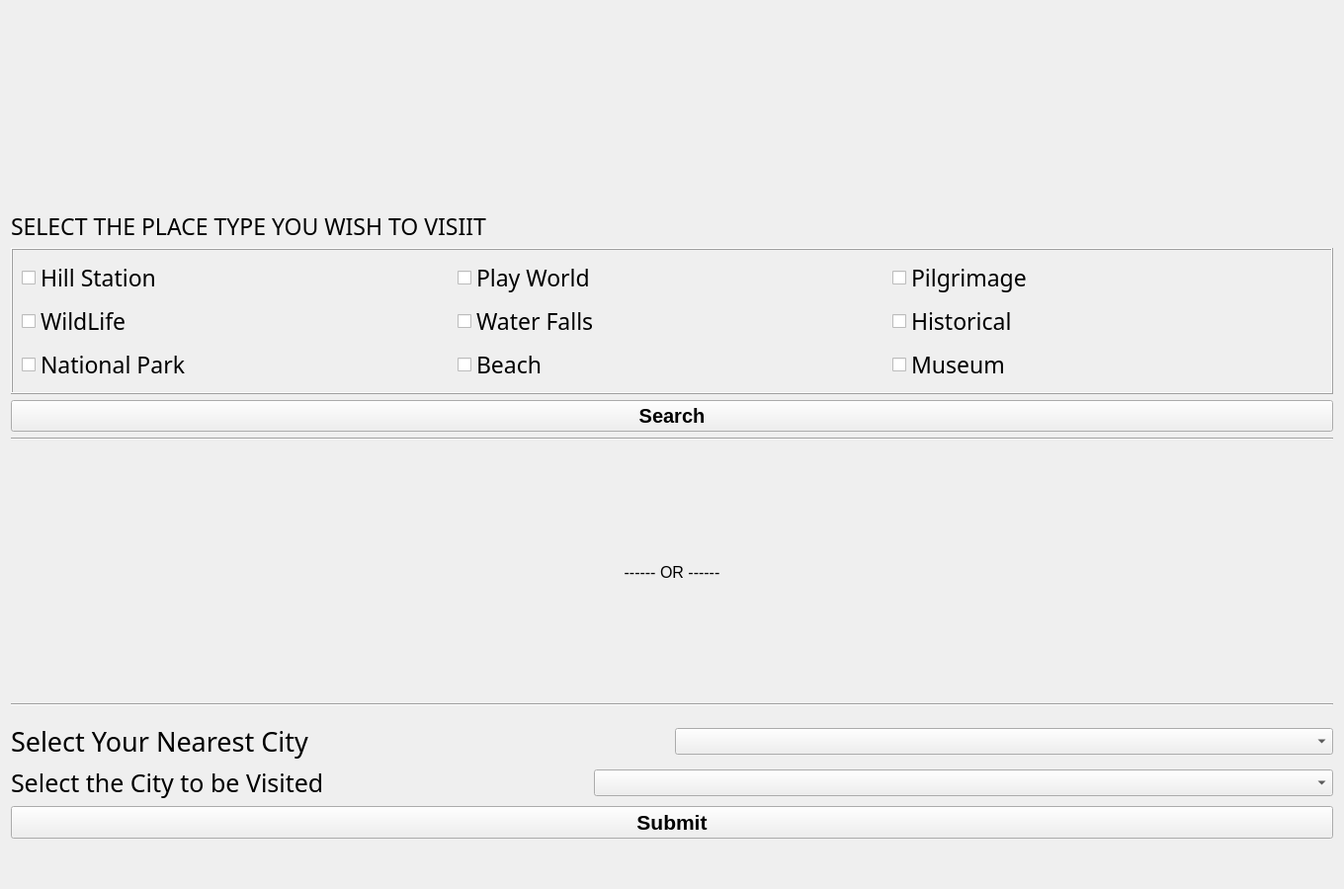
<?xml version="1.0" encoding="UTF-8"?>
<ui version="4.0">
 <class>VisitorSelection</class>
 <widget class="QWidget" name="VisitorSelection">
  <property name="geometry">
   <rect>
    <x>0</x>
    <y>0</y>
    <width>1360</width>
    <height>900</height>
   </rect>
  </property>
  <property name="windowTitle">
   <string>Form</string>
  </property>
  <layout class="QVBoxLayout" name="verticalLayout">
   <item>
    <layout class="QVBoxLayout" name="verticalLayout_6">
     <item>
      <layout class="QVBoxLayout" name="verticalLayout_2">
       <property name="topMargin">
        <number>10</number>
       </property>
       <property name="bottomMargin">
        <number>0</number>
       </property>
       <item>
        <widget class="QLabel" name="label_4">
         <property name="sizePolicy">
          <sizepolicy hsizetype="Minimum" vsizetype="Preferred">
           <horstretch>0</horstretch>
           <verstretch>0</verstretch>
          </sizepolicy>
         </property>
         <property name="minimumSize">
          <size>
           <width>0</width>
           <height>186</height>
          </size>
         </property>
         <property name="font">
          <font>
           <pointsize>12</pointsize>
          </font>
         </property>
         <property name="frameShape">
          <enum>QFrame::NoFrame</enum>
         </property>
         <property name="text">
          <string/>
         </property>
         <property name="pixmap">
          <pixmap>ImageFile/treepic.jpg</pixmap>
         </property>
         <property name="scaledContents">
          <bool>true</bool>
         </property>
         <property name="alignment">
          <set>Qt::AlignCenter</set>
         </property>
        </widget>
       </item>
       <item>
        <widget class="QLabel" name="label">
         <property name="sizePolicy">
          <sizepolicy hsizetype="MinimumExpanding" vsizetype="Preferred">
           <horstretch>0</horstretch>
           <verstretch>0</verstretch>
          </sizepolicy>
         </property>
         <property name="maximumSize">
          <size>
           <width>16777215</width>
           <height>85</height>
          </size>
         </property>
         <property name="palette">
          <palette>
           <active>
            <colorrole role="WindowText">
             <brush brushstyle="SolidPattern">
              <color alpha="255">
               <red>0</red>
               <green>0</green>
               <blue>0</blue>
              </color>
             </brush>
            </colorrole>
            <colorrole role="Button">
             <brush brushstyle="SolidPattern">
              <color alpha="255">
               <red>255</red>
               <green>115</green>
               <blue>80</blue>
              </color>
             </brush>
            </colorrole>
            <colorrole role="Light">
             <brush brushstyle="SolidPattern">
              <color alpha="255">
               <red>255</red>
               <green>217</green>
               <blue>208</blue>
              </color>
             </brush>
            </colorrole>
            <colorrole role="Midlight">
             <brush brushstyle="SolidPattern">
              <color alpha="255">
               <red>255</red>
               <green>166</green>
               <blue>144</blue>
              </color>
             </brush>
            </colorrole>
            <colorrole role="Dark">
             <brush brushstyle="SolidPattern">
              <color alpha="255">
               <red>127</red>
               <green>57</green>
               <blue>40</blue>
              </color>
             </brush>
            </colorrole>
            <colorrole role="Mid">
             <brush brushstyle="SolidPattern">
              <color alpha="255">
               <red>170</red>
               <green>76</green>
               <blue>53</blue>
              </color>
             </brush>
            </colorrole>
            <colorrole role="Text">
             <brush brushstyle="SolidPattern">
              <color alpha="255">
               <red>170</red>
               <green>85</green>
               <blue>46</blue>
              </color>
             </brush>
            </colorrole>
            <colorrole role="BrightText">
             <brush brushstyle="SolidPattern">
              <color alpha="255">
               <red>255</red>
               <green>255</green>
               <blue>255</blue>
              </color>
             </brush>
            </colorrole>
            <colorrole role="ButtonText">
             <brush brushstyle="SolidPattern">
              <color alpha="255">
               <red>0</red>
               <green>0</green>
               <blue>0</blue>
              </color>
             </brush>
            </colorrole>
            <colorrole role="Base">
             <brush brushstyle="SolidPattern">
              <color alpha="255">
               <red>255</red>
               <green>255</green>
               <blue>255</blue>
              </color>
             </brush>
            </colorrole>
            <colorrole role="Window">
             <brush brushstyle="SolidPattern">
              <color alpha="255">
               <red>255</red>
               <green>115</green>
               <blue>80</blue>
              </color>
             </brush>
            </colorrole>
            <colorrole role="Shadow">
             <brush brushstyle="SolidPattern">
              <color alpha="255">
               <red>0</red>
               <green>0</green>
               <blue>0</blue>
              </color>
             </brush>
            </colorrole>
            <colorrole role="AlternateBase">
             <brush brushstyle="SolidPattern">
              <color alpha="255">
               <red>255</red>
               <green>185</green>
               <blue>167</blue>
              </color>
             </brush>
            </colorrole>
            <colorrole role="ToolTipBase">
             <brush brushstyle="SolidPattern">
              <color alpha="255">
               <red>255</red>
               <green>255</green>
               <blue>220</blue>
              </color>
             </brush>
            </colorrole>
            <colorrole role="ToolTipText">
             <brush brushstyle="SolidPattern">
              <color alpha="255">
               <red>0</red>
               <green>0</green>
               <blue>0</blue>
              </color>
             </brush>
            </colorrole>
            <colorrole role="PlaceholderText">
             <brush brushstyle="SolidPattern">
              <color alpha="128">
               <red>170</red>
               <green>85</green>
               <blue>46</blue>
              </color>
             </brush>
            </colorrole>
           </active>
           <inactive>
            <colorrole role="WindowText">
             <brush brushstyle="SolidPattern">
              <color alpha="255">
               <red>0</red>
               <green>0</green>
               <blue>0</blue>
              </color>
             </brush>
            </colorrole>
            <colorrole role="Button">
             <brush brushstyle="SolidPattern">
              <color alpha="255">
               <red>255</red>
               <green>115</green>
               <blue>80</blue>
              </color>
             </brush>
            </colorrole>
            <colorrole role="Light">
             <brush brushstyle="SolidPattern">
              <color alpha="255">
               <red>255</red>
               <green>217</green>
               <blue>208</blue>
              </color>
             </brush>
            </colorrole>
            <colorrole role="Midlight">
             <brush brushstyle="SolidPattern">
              <color alpha="255">
               <red>255</red>
               <green>166</green>
               <blue>144</blue>
              </color>
             </brush>
            </colorrole>
            <colorrole role="Dark">
             <brush brushstyle="SolidPattern">
              <color alpha="255">
               <red>127</red>
               <green>57</green>
               <blue>40</blue>
              </color>
             </brush>
            </colorrole>
            <colorrole role="Mid">
             <brush brushstyle="SolidPattern">
              <color alpha="255">
               <red>170</red>
               <green>76</green>
               <blue>53</blue>
              </color>
             </brush>
            </colorrole>
            <colorrole role="Text">
             <brush brushstyle="SolidPattern">
              <color alpha="255">
               <red>170</red>
               <green>85</green>
               <blue>46</blue>
              </color>
             </brush>
            </colorrole>
            <colorrole role="BrightText">
             <brush brushstyle="SolidPattern">
              <color alpha="255">
               <red>255</red>
               <green>255</green>
               <blue>255</blue>
              </color>
             </brush>
            </colorrole>
            <colorrole role="ButtonText">
             <brush brushstyle="SolidPattern">
              <color alpha="255">
               <red>0</red>
               <green>0</green>
               <blue>0</blue>
              </color>
             </brush>
            </colorrole>
            <colorrole role="Base">
             <brush brushstyle="SolidPattern">
              <color alpha="255">
               <red>255</red>
               <green>255</green>
               <blue>255</blue>
              </color>
             </brush>
            </colorrole>
            <colorrole role="Window">
             <brush brushstyle="SolidPattern">
              <color alpha="255">
               <red>255</red>
               <green>115</green>
               <blue>80</blue>
              </color>
             </brush>
            </colorrole>
            <colorrole role="Shadow">
             <brush brushstyle="SolidPattern">
              <color alpha="255">
               <red>0</red>
               <green>0</green>
               <blue>0</blue>
              </color>
             </brush>
            </colorrole>
            <colorrole role="AlternateBase">
             <brush brushstyle="SolidPattern">
              <color alpha="255">
               <red>255</red>
               <green>185</green>
               <blue>167</blue>
              </color>
             </brush>
            </colorrole>
            <colorrole role="ToolTipBase">
             <brush brushstyle="SolidPattern">
              <color alpha="255">
               <red>255</red>
               <green>255</green>
               <blue>220</blue>
              </color>
             </brush>
            </colorrole>
            <colorrole role="ToolTipText">
             <brush brushstyle="SolidPattern">
              <color alpha="255">
               <red>0</red>
               <green>0</green>
               <blue>0</blue>
              </color>
             </brush>
            </colorrole>
            <colorrole role="PlaceholderText">
             <brush brushstyle="SolidPattern">
              <color alpha="128">
               <red>170</red>
               <green>85</green>
               <blue>46</blue>
              </color>
             </brush>
            </colorrole>
           </inactive>
           <disabled>
            <colorrole role="WindowText">
             <brush brushstyle="SolidPattern">
              <color alpha="255">
               <red>127</red>
               <green>57</green>
               <blue>40</blue>
              </color>
             </brush>
            </colorrole>
            <colorrole role="Button">
             <brush brushstyle="SolidPattern">
              <color alpha="255">
               <red>255</red>
               <green>115</green>
               <blue>80</blue>
              </color>
             </brush>
            </colorrole>
            <colorrole role="Light">
             <brush brushstyle="SolidPattern">
              <color alpha="255">
               <red>255</red>
               <green>217</green>
               <blue>208</blue>
              </color>
             </brush>
            </colorrole>
            <colorrole role="Midlight">
             <brush brushstyle="SolidPattern">
              <color alpha="255">
               <red>255</red>
               <green>166</green>
               <blue>144</blue>
              </color>
             </brush>
            </colorrole>
            <colorrole role="Dark">
             <brush brushstyle="SolidPattern">
              <color alpha="255">
               <red>127</red>
               <green>57</green>
               <blue>40</blue>
              </color>
             </brush>
            </colorrole>
            <colorrole role="Mid">
             <brush brushstyle="SolidPattern">
              <color alpha="255">
               <red>170</red>
               <green>76</green>
               <blue>53</blue>
              </color>
             </brush>
            </colorrole>
            <colorrole role="Text">
             <brush brushstyle="SolidPattern">
              <color alpha="255">
               <red>127</red>
               <green>57</green>
               <blue>40</blue>
              </color>
             </brush>
            </colorrole>
            <colorrole role="BrightText">
             <brush brushstyle="SolidPattern">
              <color alpha="255">
               <red>255</red>
               <green>255</green>
               <blue>255</blue>
              </color>
             </brush>
            </colorrole>
            <colorrole role="ButtonText">
             <brush brushstyle="SolidPattern">
              <color alpha="255">
               <red>127</red>
               <green>57</green>
               <blue>40</blue>
              </color>
             </brush>
            </colorrole>
            <colorrole role="Base">
             <brush brushstyle="SolidPattern">
              <color alpha="255">
               <red>255</red>
               <green>115</green>
               <blue>80</blue>
              </color>
             </brush>
            </colorrole>
            <colorrole role="Window">
             <brush brushstyle="SolidPattern">
              <color alpha="255">
               <red>255</red>
               <green>115</green>
               <blue>80</blue>
              </color>
             </brush>
            </colorrole>
            <colorrole role="Shadow">
             <brush brushstyle="SolidPattern">
              <color alpha="255">
               <red>0</red>
               <green>0</green>
               <blue>0</blue>
              </color>
             </brush>
            </colorrole>
            <colorrole role="AlternateBase">
             <brush brushstyle="SolidPattern">
              <color alpha="255">
               <red>255</red>
               <green>115</green>
               <blue>80</blue>
              </color>
             </brush>
            </colorrole>
            <colorrole role="ToolTipBase">
             <brush brushstyle="SolidPattern">
              <color alpha="255">
               <red>255</red>
               <green>255</green>
               <blue>220</blue>
              </color>
             </brush>
            </colorrole>
            <colorrole role="ToolTipText">
             <brush brushstyle="SolidPattern">
              <color alpha="255">
               <red>0</red>
               <green>0</green>
               <blue>0</blue>
              </color>
             </brush>
            </colorrole>
            <colorrole role="PlaceholderText">
             <brush brushstyle="SolidPattern">
              <color alpha="128">
               <red>0</red>
               <green>0</green>
               <blue>0</blue>
              </color>
             </brush>
            </colorrole>
           </disabled>
          </palette>
         </property>
         <property name="font">
          <font>
           <family>Algerian</family>
           <pointsize>17</pointsize>
          </font>
         </property>
         <property name="frameShape">
          <enum>QFrame::NoFrame</enum>
         </property>
         <property name="frameShadow">
          <enum>QFrame::Raised</enum>
         </property>
         <property name="text">
          <string>SELECT THE PLACE TYPE YOU WISH TO VISIIT</string>
         </property>
         <property name="scaledContents">
          <bool>true</bool>
         </property>
         <property name="alignment">
          <set>Qt::AlignLeading|Qt::AlignLeft|Qt::AlignVCenter</set>
         </property>
         <property name="wordWrap">
          <bool>true</bool>
         </property>
        </widget>
       </item>
       <item>
        <widget class="QFrame" name="frame_2">
         <property name="font">
          <font>
           <pointsize>18</pointsize>
           <weight>50</weight>
           <bold>false</bold>
          </font>
         </property>
         <property name="frameShape">
          <enum>QFrame::Box</enum>
         </property>
         <property name="frameShadow">
          <enum>QFrame::Raised</enum>
         </property>
         <layout class="QVBoxLayout" name="verticalLayout_5">
          <item>
           <layout class="QHBoxLayout" name="horizontalLayout_3">
            <item>
             <widget class="QCheckBox" name="cb1">
              <property name="font">
               <font>
                <family>Maiandra GD</family>
                <pointsize>17</pointsize>
                <weight>50</weight>
                <italic>false</italic>
                <bold>false</bold>
               </font>
              </property>
              <property name="text">
               <string>Hill Station</string>
              </property>
             </widget>
            </item>
            <item>
             <widget class="QCheckBox" name="cb8">
              <property name="font">
               <font>
                <family>Maiandra GD</family>
                <pointsize>17</pointsize>
                <weight>50</weight>
                <italic>false</italic>
                <bold>false</bold>
               </font>
              </property>
              <property name="text">
               <string>Play World</string>
              </property>
             </widget>
            </item>
            <item>
             <widget class="QCheckBox" name="cb3">
              <property name="font">
               <font>
                <family>Maiandra GD</family>
                <pointsize>17</pointsize>
                <weight>50</weight>
                <italic>false</italic>
                <bold>false</bold>
               </font>
              </property>
              <property name="text">
               <string>Pilgrimage</string>
              </property>
              <property name="checked">
               <bool>false</bool>
              </property>
             </widget>
            </item>
           </layout>
          </item>
          <item>
           <layout class="QHBoxLayout" name="horizontalLayout_4">
            <item>
             <widget class="QCheckBox" name="cb2">
              <property name="font">
               <font>
                <family>Maiandra GD</family>
                <pointsize>17</pointsize>
                <weight>50</weight>
                <italic>false</italic>
                <bold>false</bold>
               </font>
              </property>
              <property name="text">
               <string>WildLife</string>
              </property>
             </widget>
            </item>
            <item>
             <widget class="QCheckBox" name="cb7">
              <property name="font">
               <font>
                <family>Maiandra GD</family>
                <pointsize>17</pointsize>
                <weight>50</weight>
                <italic>false</italic>
                <bold>false</bold>
               </font>
              </property>
              <property name="text">
               <string>Water Falls</string>
              </property>
             </widget>
            </item>
            <item>
             <widget class="QCheckBox" name="cb4">
              <property name="font">
               <font>
                <family>Maiandra GD</family>
                <pointsize>17</pointsize>
                <weight>50</weight>
                <italic>false</italic>
                <bold>false</bold>
               </font>
              </property>
              <property name="text">
               <string>Historical</string>
              </property>
             </widget>
            </item>
           </layout>
          </item>
          <item>
           <layout class="QHBoxLayout" name="horizontalLayout_5">
            <item>
             <widget class="QCheckBox" name="cb6">
              <property name="font">
               <font>
                <family>Maiandra GD</family>
                <pointsize>17</pointsize>
                <weight>50</weight>
                <italic>false</italic>
                <bold>false</bold>
               </font>
              </property>
              <property name="text">
               <string>National Park</string>
              </property>
             </widget>
            </item>
            <item>
             <widget class="QCheckBox" name="cb9">
              <property name="font">
               <font>
                <family>Maiandra GD</family>
                <pointsize>17</pointsize>
                <weight>50</weight>
                <italic>false</italic>
                <bold>false</bold>
               </font>
              </property>
              <property name="text">
               <string>Beach</string>
              </property>
             </widget>
            </item>
            <item>
             <widget class="QCheckBox" name="cb5">
              <property name="font">
               <font>
                <family>Maiandra GD</family>
                <pointsize>17</pointsize>
                <weight>50</weight>
                <italic>false</italic>
                <bold>false</bold>
               </font>
              </property>
              <property name="text">
               <string>Museum</string>
              </property>
             </widget>
            </item>
           </layout>
          </item>
         </layout>
        </widget>
       </item>
       <item>
        <widget class="QPushButton" name="searchbtn">
         <property name="font">
          <font>
           <pointsize>15</pointsize>
           <weight>75</weight>
           <bold>true</bold>
          </font>
         </property>
         <property name="text">
          <string>Search</string>
         </property>
        </widget>
       </item>
      </layout>
     </item>
     <item>
      <layout class="QVBoxLayout" name="verticalLayout_4">
       <item>
        <widget class="Line" name="line">
         <property name="orientation">
          <enum>Qt::Horizontal</enum>
         </property>
        </widget>
       </item>
       <item>
        <widget class="QLabel" name="label_5">
         <property name="font">
          <font>
           <pointsize>12</pointsize>
          </font>
         </property>
         <property name="text">
          <string>------ OR ------</string>
         </property>
         <property name="alignment">
          <set>Qt::AlignCenter</set>
         </property>
        </widget>
       </item>
       <item>
        <widget class="Line" name="line_2">
         <property name="orientation">
          <enum>Qt::Horizontal</enum>
         </property>
        </widget>
       </item>
      </layout>
     </item>
     <item>
      <layout class="QVBoxLayout" name="verticalLayout_3">
       <property name="topMargin">
        <number>11</number>
       </property>
       <property name="bottomMargin">
        <number>40</number>
       </property>
       <item>
        <layout class="QHBoxLayout" name="horizontalLayout">
         <item>
          <widget class="QLabel" name="label_2">
           <property name="sizePolicy">
            <sizepolicy hsizetype="Minimum" vsizetype="Preferred">
             <horstretch>0</horstretch>
             <verstretch>0</verstretch>
            </sizepolicy>
           </property>
           <property name="minimumSize">
            <size>
             <width>206</width>
             <height>0</height>
            </size>
           </property>
           <property name="maximumSize">
            <size>
             <width>16777215</width>
             <height>16777215</height>
            </size>
           </property>
           <property name="font">
            <font>
             <family>Maiandra GD</family>
             <pointsize>20</pointsize>
             <weight>50</weight>
             <bold>false</bold>
            </font>
           </property>
           <property name="text">
            <string>Select Your Nearest City</string>
           </property>
          </widget>
         </item>
         <item>
          <widget class="QComboBox" name="srccombo">
           <property name="font">
            <font>
             <pointsize>12</pointsize>
            </font>
           </property>
          </widget>
         </item>
        </layout>
       </item>
       <item>
        <layout class="QHBoxLayout" name="horizontalLayout_2">
         <item>
          <widget class="QLabel" name="label_3">
           <property name="sizePolicy">
            <sizepolicy hsizetype="Maximum" vsizetype="Maximum">
             <horstretch>0</horstretch>
             <verstretch>0</verstretch>
            </sizepolicy>
           </property>
           <property name="minimumSize">
            <size>
             <width>235</width>
             <height>0</height>
            </size>
           </property>
           <property name="font">
            <font>
             <family>Maiandra GD</family>
             <pointsize>19</pointsize>
             <weight>50</weight>
             <bold>false</bold>
            </font>
           </property>
           <property name="text">
            <string>Select the City to be Visited</string>
           </property>
          </widget>
         </item>
         <item>
          <spacer name="horizontalSpacer">
           <property name="orientation">
            <enum>Qt::Horizontal</enum>
           </property>
           <property name="sizeType">
            <enum>QSizePolicy::Fixed</enum>
           </property>
           <property name="sizeHint" stdset="0">
            <size>
             <width>267</width>
             <height>20</height>
            </size>
           </property>
          </spacer>
         </item>
         <item>
          <widget class="QComboBox" name="dstcombo">
           <property name="sizePolicy">
            <sizepolicy hsizetype="MinimumExpanding" vsizetype="Maximum">
             <horstretch>0</horstretch>
             <verstretch>0</verstretch>
            </sizepolicy>
           </property>
           <property name="font">
            <font>
             <pointsize>12</pointsize>
            </font>
           </property>
          </widget>
         </item>
        </layout>
       </item>
       <item>
        <widget class="QPushButton" name="submitbtn">
         <property name="font">
          <font>
           <pointsize>16</pointsize>
           <weight>75</weight>
           <bold>true</bold>
          </font>
         </property>
         <property name="text">
          <string>Submit</string>
         </property>
        </widget>
       </item>
      </layout>
     </item>
    </layout>
   </item>
  </layout>
 </widget>
 <resources/>
 <connections/>
</ui>
